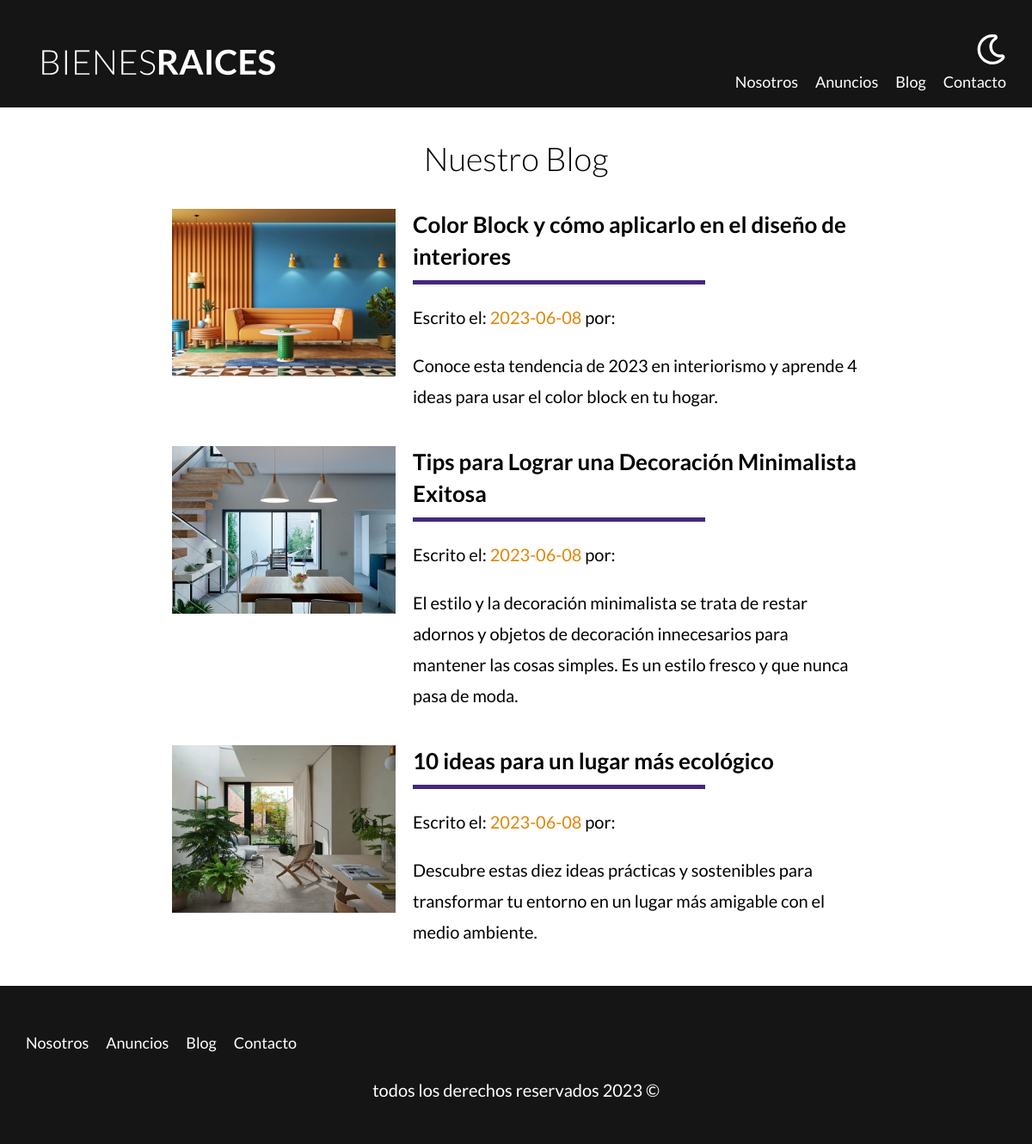
/blog, run on an earlier commit of the app's database.
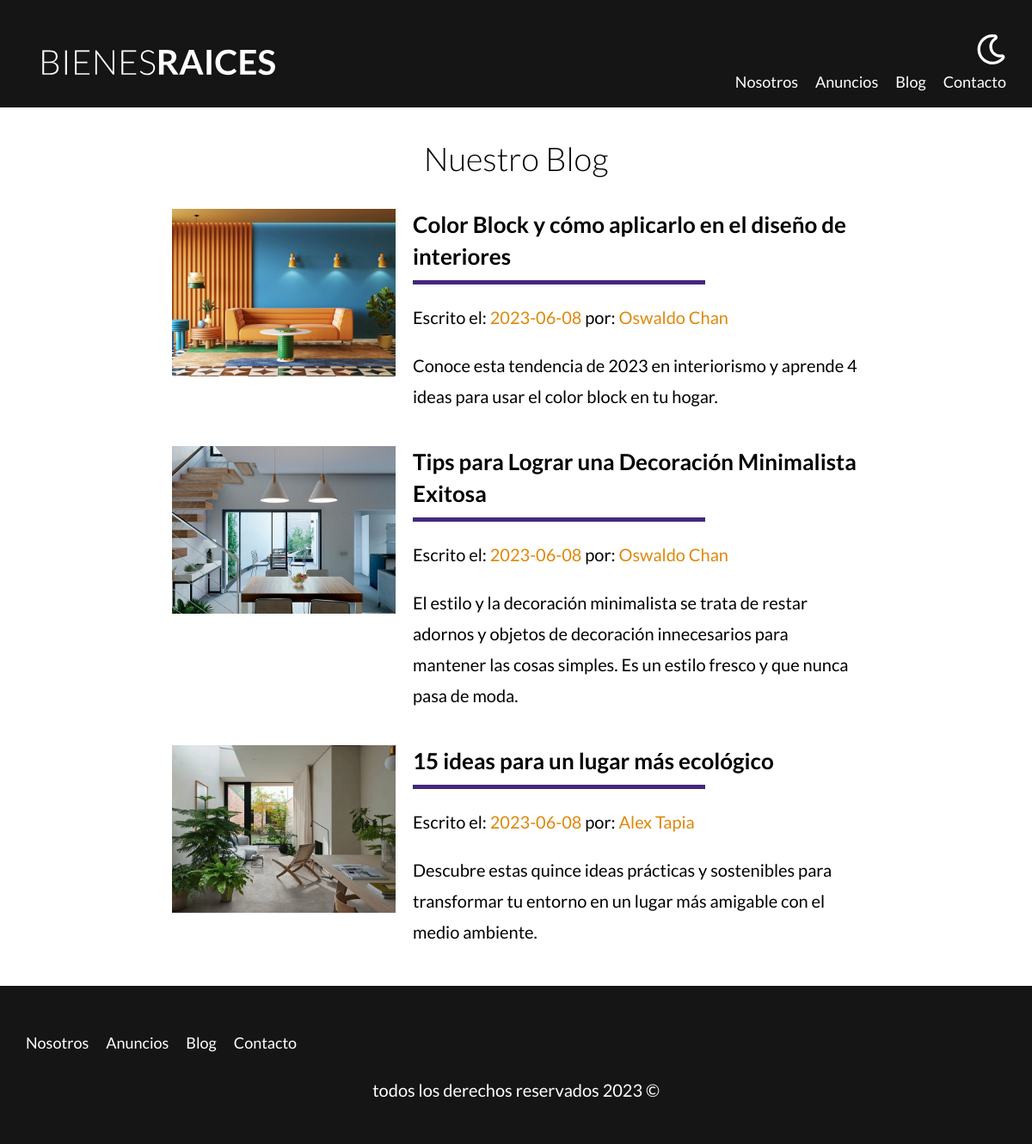
And on a later commit of the database.
### tables this page shows
CREATE TABLE `blog` (
  `id` int NOT NULL AUTO_INCREMENT,
  `autor` int NOT NULL,
  `fecha` date DEFAULT NULL,
  `titulo` varchar(80) DEFAULT NULL,
  `descripcion` longtext,
  `contenido` longtext,
  `imagen` varchar(200) DEFAULT NULL,
  PRIMARY KEY (`id`),
  KEY `fk_blog_usuarios_idx` (`autor`) USING BTREE,
  CONSTRAINT `blog_ibfk_1` FOREIGN KEY (`autor`) REFERENCES `usuarios` (`id`)
);

CREATE TABLE `usuarios` (
  `id` int NOT NULL AUTO_INCREMENT,
  `nombre` varchar(45) DEFAULT NULL,
  `apellido` varchar(45) DEFAULT NULL,
  `email` varchar(50) DEFAULT NULL,
  `password` char(60) DEFAULT NULL,
  PRIMARY KEY (`id`)
);

### models/ActiveRecord.php (called while the page is built, shortened)
<?php
class ActiveRecord {
    protected static $db;
    protected static $table = '';
    public static function setDB($db) {
        self::$db = $db;
    }
    public static function all() {
        $query = "SELECT * FROM ".static::$table;
        $result = self::SQLQuery($query);
        return $result;
    }
    public static function SQLQuery($query) {
        $result = self::$db->query($query);
        $array = [];
        while ($record = $result->fetch_assoc()) {
            $array[] = static::createObject($record);
        }
        return $array;
    }
    protected static function createObject($record) {
        $object = new static;
        foreach ($record as $key => $value) {
            $propertyName = static::getPropertyForColumn($key);
            if (property_exists($object, $propertyName)) {
                $object->$propertyName = $value;
            }
        }
        return $object;
    }
}

### controllers/PageController.php (called while the page is built, shortened)
<?php
class PageController {
    public static function blog(Router $router) {
        $blog = Article::all();
        $users = Admin::all();
        $router->view('pages/blog', [
            'blog' => $blog,
            'users' => $users
        ]);
    }
}

### public/index.php (called while the page is built, shortened)
<?php
$router = new Router();
$router->get('/admin', [PropertyController::class, 'index']);
$router->get('/properties/create', [PropertyController::class, 'create']);
$router->post('/properties/create', [PropertyController::class, 'create']);
$router->get('/properties/update', [PropertyController::class, 'update']);
$router->post('/properties/update', [PropertyController::class, 'update']);
$router->post('/properties/delete', [PropertyController::class, 'delete']);
$router->get('/sellers/create', [SellerController::class, 'create']);
$router->post('/sellers/create', [SellerController::class, 'create']);
$router->get('/sellers/update', [SellerController::class, 'update']);
$router->post('/sellers/update', [SellerController::class, 'update']);
$router->post('/sellers/delete', [SellerController::class, 'delete']);
$router->get('/blog/create', [ArticleController::class, 'create']);
$router->post('/blog/create', [ArticleController::class, 'create']);
$router->get('/blog/update', [ArticleController::class, 'update']);
$router->post('/blog/update', [ArticleController::class, 'update']);
$router->post('/blog/delete', [ArticleController::class, 'delete']);
$router->get('/', [PageController::class, 'index']);
$router->get('/about-us', [PageController::class, 'about_us']);
$router->get('/properties', [PageController::class, 'properties']);
$router->get('/property', [PageController::class, 'property']);
$router->get('/blog', [PageController::class, 'blog']);
$router->get('/article', [PageController::class, 'article']);
$router->get('/contact', [PageController::class, 'contact']);
$router->post('/contact', [PageController::class, 'contact']);
$router->get('/login', [LoginController::class, 'login']);
$router->post('/login', [LoginController::class, 'login']);
$router->get('/logout', [LoginController::class, 'logout']);
$router->post('/logout', [LoginController::class, 'logout']);
$router->checkRoutes();

### models/Article.php (called while the page is built, shortened)
<?php
class Article extends ActiveRecord {
    protected static function getPropertyForColumn($column) {
        switch ($column) {
            case 'id':
                return 'id';
            case 'autor':
                return 'author';
            case 'fecha':
                return 'date';
            case 'titulo':
                return 'title';
            case 'descripcion':
                return 'description';
            case 'contenido':
                return 'content';
            case 'imagen':
                return 'image';
        }
    }
}

### models/Admin.php (called while the page is built, shortened)
<?php
class Admin extends ActiveRecord {
    protected static function getPropertyForColumn($column) {
        switch ($column) {
            case 'id':
                return 'id';
            case 'nombre':
                return 'name';
            case 'apellido':
                return 'surname';
            case 'email':
                return 'email';
            case 'password':
                return 'password';
        }
    }
}

### views/pages/blog-list.php (the view)
<?php foreach($blog as $article): ?>
        <article class="blog-post">
            <div class="image">
                <img loading="lazy" src="/img/<?php echo $article->image ?>" alt="article image">
            </div>
            <div class="text-post">
                <a href="/article?id=<?php echo $article->id ?>">
                    <h4><?php echo $article->title ?></h4>
                    <p class="meta-info">Escrito el: <span><?php echo $article->date ?></span> por:
                    <span>
                        <?php foreach($users as $user): ?>
                            <?php if($user->id == $article->author): ?>
                                <?php echo $user->name." ".$user->surname; ?>
                            <?php endif; ?>
                        <?php endforeach; ?>
                    </span></p>
                    <p><?php echo $article->description ?></p>
                </a>
            </div>
        </article>
    <?php endforeach; ?>

What changed in the data, as far as the page shows it:
changed blog "Color Block y cómo aplicarlo en el diseño de interiores": gains usuarios (nombre "Oswaldo", apellido "Chan")
changed blog "Tips para Lograr una Decoración Minimalista Exitosa": gains usuarios (nombre "Oswaldo", apellido "Chan")
changed blog: titulo "10 ideas para un lugar más ecológico" → "15 ideas para un lugar más ecológico"; descripcion "Descubre estas diez ideas prácticas y sostenibles para transformar tu entorno en un lugar más amigable con el medio ambiente." → "Descubre estas quince ideas prácticas y sostenibles para transformar tu entorno en un lugar más amigable con el medio ambiente."
added usuarios: nombre "Alex", apellido "Tapia", shown under blog "15 ideas para un lugar más ecológico"
